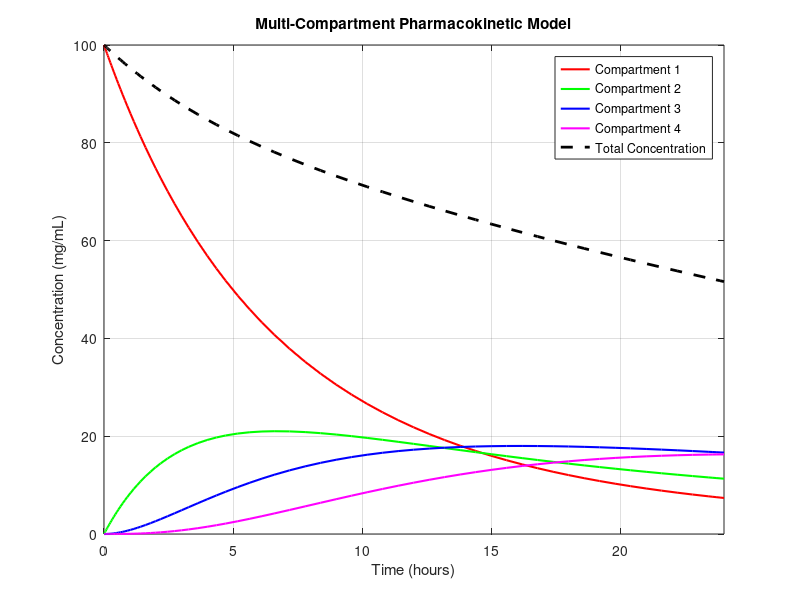
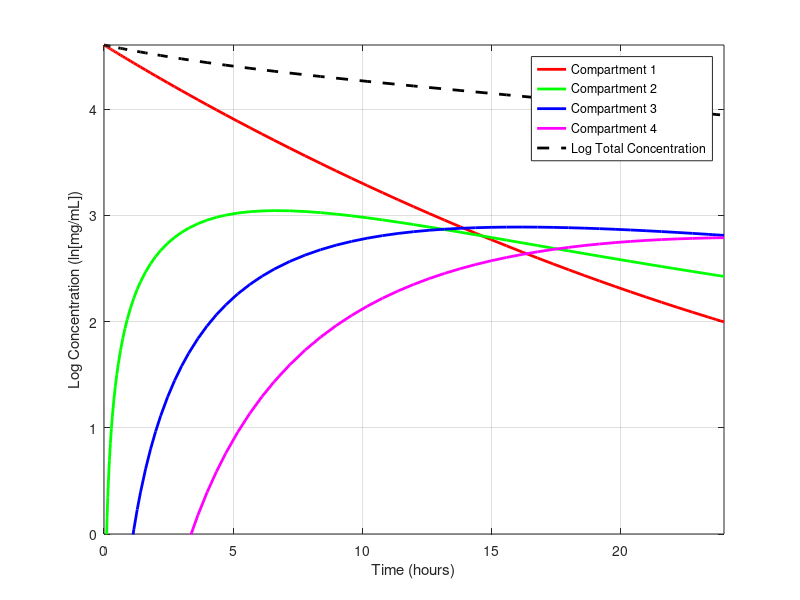
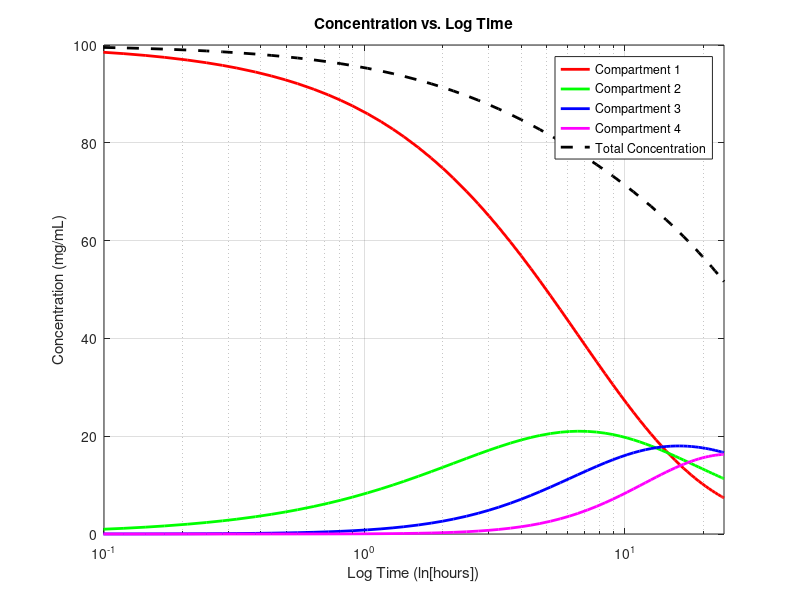

Recreate these plots in MATLAB, in order.
function multi_compartment_model()
    % Define parameters and initial conditions
    k12 = 0.1;   % Transfer rate constant from compartment 1 to compartment 2
    k21 = 0.05;  % Transfer rate constant from compartment 2 to compartment 1
    k23 = 0.2;   % Transfer rate constant from compartment 2 to compartment 3
    k32 = 0.1;   % Transfer rate constant from compartment 3 to compartment 2
    k34 = 0.15;  % Transfer rate constant from compartment 3 to compartment 4
    k43 = 0.1;   % Transfer rate constant from compartment 4 to compartment 3
    k_elim = 0.05; % Elimination rate constant
    
    C1_0 = 100;   % Initial concentration in compartment 1 (mg/mL)
    C2_0 = 0;    % Initial concentration in compartment 2 (mg/mL)
    C3_0 = 0;    % Initial concentration in compartment 3 (mg/mL)
    C4_0 = 0;    % Initial concentration in compartment 4 (mg/mL)
    
    initial_conditions = [C1_0, C2_0, C3_0, C4_0];
    
    % Time span for simulation
    tspan = [0, 24]; % Define the time span (0 to 24 hours)
    
    % Solve the system of ODEs using ODE45
    [t, C] = ode45(@ode_system, tspan, initial_conditions);

    % Calculate the total concentration in the entire body
    total_concentration = sum(C, 2);
    
    % Plot the concentration profiles
    figure;
    plot(t, C(:, 1), 'r', 'LineWidth', 1.5);
    hold on;
    plot(t, C(:, 2), 'g', 'LineWidth', 1.5);
    plot(t, C(:, 3), 'b', 'LineWidth', 1.5);
    plot(t, C(:, 4), 'm', 'LineWidth', 1.5);
    plot(t, total_concentration, 'k--', 'LineWidth', 2); % Total concentration

    xlabel('Time (hours)');
    ylabel('Concentration (mg/mL)');
    xlim([tspan(1), tspan(2)]);
    legend('Compartment 1', 'Compartment 2', 'Compartment 3', 'Compartment 4', 'Total Concentration');
    title('Multi-Compartment Pharmacokinetic Model');
    grid on;

    hold off;

    % Calculate the log of concentration
    log_concentration = log(C);
    log_total_concentration = log(total_concentration);
    
    figure;
    plot(t, log_concentration(:, 1), 'r', 'LineWidth', 2);
    hold on;
    plot(t, log_concentration(:, 2), 'g', 'LineWidth', 2);
    plot(t, log_concentration(:, 3), 'b', 'LineWidth', 2);
    plot(t, log_concentration(:, 4), 'm', 'LineWidth', 2);
    plot(t, log_total_concentration, 'k--', 'LineWidth', 2); % Log total concentration
    xlabel('Time (hours)');
    ylabel('Log Concentration (ln[mg/mL])');
    xlim([tspan(1), tspan(2)]);
    ylim([0 log(100)])
    legend('Compartment 1', 'Compartment 2', 'Compartment 3', 'Compartment 4', 'Log Total Concentration');
    grid on;

    hold off;

    % Plot the concentrations vs. the log of time using semilogx
    figure;
    semilogx(t, C(:, 1), 'r', 'LineWidth', 2);
    hold on;
    semilogx(t, C(:, 2), 'g', 'LineWidth', 2);
    semilogx(t, C(:, 3), 'b', 'LineWidth', 2);
    semilogx(t, C(:, 4), 'm', 'LineWidth', 2);
    semilogx(t, total_concentration, 'k--', 'LineWidth', 2); % Total concentration
    xlabel('Log Time (ln[hours])');
    ylabel('Concentration (mg/mL)');
    xlim([0.1, tspan(2)]);
    legend('Compartment 1', 'Compartment 2', 'Compartment 3', 'Compartment 4', 'Total Concentration');
    title('Concentration vs. Log Time');
    grid on;
    hold off;
    
    function dCdt = ode_system(t, C)
        % System of ODEs representing the multi-compartment model
        C1 = C(1);
        C2 = C(2);
        C3 = C(3);
        C4 = C(4);
        
        dC1dt = k21 * C2 - k12 * C1 - k_elim * C1;
        dC2dt = k12 * C1 - k21 * C2 - k23 * C2 + k32 * C3;
        dC3dt = k23 * C2 - k32 * C3 - k34 * C3 + k43 * C4;
        dC4dt = k34 * C3 - k43 * C4 - k_elim * C4;
        
        dCdt = [dC1dt; dC2dt; dC3dt; dC4dt];
    end
end
